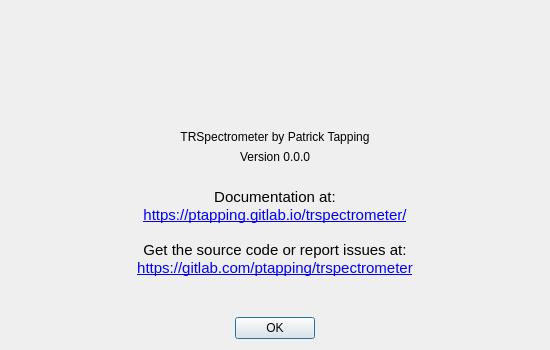
<?xml version="1.0" encoding="UTF-8"?>
<ui version="4.0">
 <class>Dialog</class>
 <widget class="QDialog" name="Dialog">
  <property name="geometry">
   <rect>
    <x>0</x>
    <y>0</y>
    <width>550</width>
    <height>350</height>
   </rect>
  </property>
  <property name="sizePolicy">
   <sizepolicy hsizetype="Fixed" vsizetype="Fixed">
    <horstretch>0</horstretch>
    <verstretch>0</verstretch>
   </sizepolicy>
  </property>
  <property name="minimumSize">
   <size>
    <width>550</width>
    <height>350</height>
   </size>
  </property>
  <property name="maximumSize">
   <size>
    <width>550</width>
    <height>350</height>
   </size>
  </property>
  <property name="windowTitle">
   <string>About TRSpectrometer</string>
  </property>
  <layout class="QVBoxLayout" name="verticalLayout" stretch="2,1,0,0,1,0,2,0">
   <item>
    <widget class="AspectRatioPixmapLabel" name="logoLabel">
     <property name="minimumSize">
      <size>
       <width>256</width>
       <height>96</height>
      </size>
     </property>
     <property name="text">
      <string/>
     </property>
     <property name="pixmap">
      <pixmap resource="trspectrometer.qrc">:/images/title</pixmap>
     </property>
    </widget>
   </item>
   <item>
    <spacer name="verticalSpacer_3">
     <property name="orientation">
      <enum>Qt::Vertical</enum>
     </property>
     <property name="sizeHint" stdset="0">
      <size>
       <width>20</width>
       <height>40</height>
      </size>
     </property>
    </spacer>
   </item>
   <item>
    <widget class="QLabel" name="label">
     <property name="text">
      <string>TRSpectrometer by Patrick Tapping</string>
     </property>
     <property name="alignment">
      <set>Qt::AlignCenter</set>
     </property>
    </widget>
   </item>
   <item>
    <widget class="QLabel" name="versionLabel">
     <property name="text">
      <string>Version 0.0.0</string>
     </property>
     <property name="alignment">
      <set>Qt::AlignCenter</set>
     </property>
    </widget>
   </item>
   <item>
    <spacer name="verticalSpacer_2">
     <property name="orientation">
      <enum>Qt::Vertical</enum>
     </property>
     <property name="sizeHint" stdset="0">
      <size>
       <width>20</width>
       <height>40</height>
      </size>
     </property>
    </spacer>
   </item>
   <item>
    <widget class="QLabel" name="infoLabel">
     <property name="text">
      <string>&lt;!DOCTYPE HTML PUBLIC &quot;-//W3C//DTD HTML 4.0//EN&quot; &quot;http://www.w3.org/TR/REC-html40/strict.dtd&quot;&gt;
&lt;html&gt;&lt;head&gt;&lt;meta name=&quot;qrichtext&quot; content=&quot;1&quot; /&gt;&lt;style type=&quot;text/css&quot;&gt;
p, li { white-space: pre-wrap; }
&lt;/style&gt;&lt;/head&gt;&lt;body style=&quot; font-family:'Ubuntu'; font-size:11pt; font-weight:400; font-style:normal;&quot;&gt;
&lt;p style=&quot; margin-top:0px; margin-bottom:0px; margin-left:0px; margin-right:0px; -qt-block-indent:0; text-indent:0px;&quot;&gt;Documentation at:&lt;/p&gt;
&lt;p style=&quot; margin-top:0px; margin-bottom:0px; margin-left:0px; margin-right:0px; -qt-block-indent:0; text-indent:0px;&quot;&gt;&lt;a href=&quot;https://ptapping.gitlab.io/trspectrometer/&quot;&gt;&lt;span style=&quot; text-decoration: underline; color:#0000ff;&quot;&gt;https://ptapping.gitlab.io/trspectrometer/&lt;/span&gt;&lt;/a&gt;&lt;br /&gt;&lt;/p&gt;
&lt;p style=&quot; margin-top:0px; margin-bottom:0px; margin-left:0px; margin-right:0px; -qt-block-indent:0; text-indent:0px;&quot;&gt;Get the source code or report issues at:&lt;/p&gt;
&lt;p style=&quot; margin-top:0px; margin-bottom:0px; margin-left:0px; margin-right:0px; -qt-block-indent:0; text-indent:0px;&quot;&gt;&lt;a href=&quot;https://gitlab.com/ptapping/trspectrometer&quot;&gt;&lt;span style=&quot; text-decoration: underline; color:#0000ff;&quot;&gt;https://gitlab.com/ptapping/trspectrometer&lt;/span&gt;&lt;/a&gt;&lt;/p&gt;&lt;/body&gt;&lt;/html&gt;</string>
     </property>
     <property name="alignment">
      <set>Qt::AlignCenter</set>
     </property>
     <property name="wordWrap">
      <bool>true</bool>
     </property>
     <property name="openExternalLinks">
      <bool>true</bool>
     </property>
     <property name="textInteractionFlags">
      <set>Qt::LinksAccessibleByKeyboard|Qt::LinksAccessibleByMouse</set>
     </property>
    </widget>
   </item>
   <item>
    <spacer name="verticalSpacer">
     <property name="orientation">
      <enum>Qt::Vertical</enum>
     </property>
     <property name="sizeHint" stdset="0">
      <size>
       <width>20</width>
       <height>40</height>
      </size>
     </property>
    </spacer>
   </item>
   <item>
    <widget class="QDialogButtonBox" name="buttonBox">
     <property name="orientation">
      <enum>Qt::Horizontal</enum>
     </property>
     <property name="standardButtons">
      <set>QDialogButtonBox::Ok</set>
     </property>
     <property name="centerButtons">
      <bool>true</bool>
     </property>
    </widget>
   </item>
  </layout>
 </widget>
 <customwidgets>
  <customwidget>
   <class>AspectRatioPixmapLabel</class>
   <extends>QLabel</extends>
   <header>trspectrometer.qtwidgets</header>
  </customwidget>
 </customwidgets>
 <resources>
  <include location="trspectrometer.qrc"/>
 </resources>
 <connections>
  <connection>
   <sender>buttonBox</sender>
   <signal>accepted()</signal>
   <receiver>Dialog</receiver>
   <slot>accept()</slot>
   <hints>
    <hint type="sourcelabel">
     <x>248</x>
     <y>254</y>
    </hint>
    <hint type="destinationlabel">
     <x>157</x>
     <y>274</y>
    </hint>
   </hints>
  </connection>
  <connection>
   <sender>buttonBox</sender>
   <signal>rejected()</signal>
   <receiver>Dialog</receiver>
   <slot>reject()</slot>
   <hints>
    <hint type="sourcelabel">
     <x>316</x>
     <y>260</y>
    </hint>
    <hint type="destinationlabel">
     <x>286</x>
     <y>274</y>
    </hint>
   </hints>
  </connection>
 </connections>
</ui>
